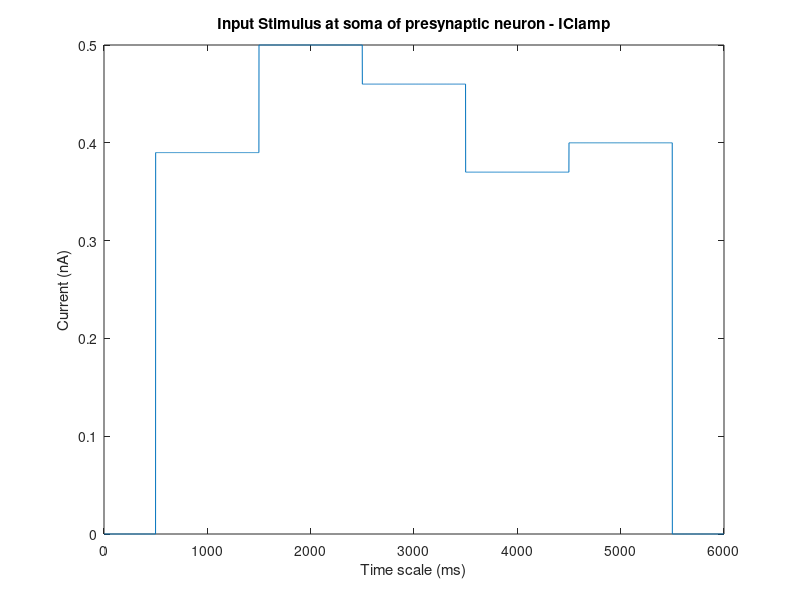

Recreate this plot in MATLAB. (Note: this script raises an error after producing the figure.)
function spike_time()

C = zeros(1,1000);
for i=1:500
    C(i)=0;
end
for i=500:1500
    C(i)=0.39;
end
for i=1500:2500
    C(i)=0.5;
end
for i=2500:3500
    C(i)=0.46;
end
for i=3500:4500
    C(i)=0.37;
end
for i=4500:5500
    C(i)=0.4;
end
for i=5500:6000
    C(i)=0;
end

figure;
plot(C);
title('Input Stimulus at soma of presynaptic neuron - IClamp');
xlabel('Time scale (ms)');
ylabel('Current (nA)');

fileID = fopen('STimes.txt','r');
P = fscanf(fileID, '%f');
fclose(fileID);

n=length(P);

A=zeros(1,n);
for i=1:n
    A(round(P(i)))=1;
end

figure;
histogram(A);

Gaussian1=zeros(1,401);
sum=0;
for i=1:401
    Gaussian1(i)= exp(-(i-200)^2/(2*50*50));
    sum=sum+Gaussian1(i);
end

for i=1:401
    Gaussian1(i)=Gaussian1(i)/sum;
end
figure;
plot(Gaussian1);
title('Gaussian generated');
xlabel('Time scale');
ylabel('Normalised gaussian');

Output=1000*conv(A,Gaussian1);
figure;
plot(Output);
title('Instantaneous Firing frequency');
xlabel('Time');
ylabel('Firing frequency');
end
